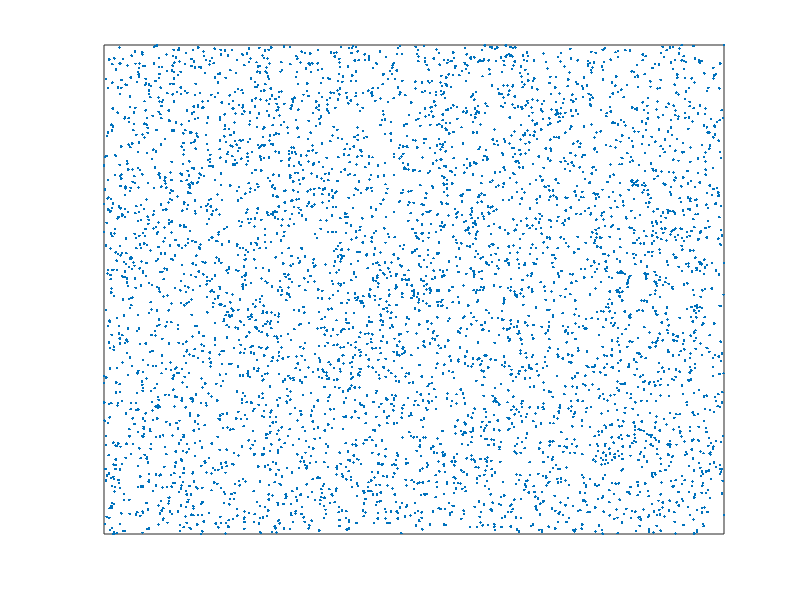

Recreate this plot in MATLAB. (Note: this script raises an error after producing the figure.)
%% RANDOM GRAPH PROCESS

%% Set up

close all
clear all
clc

% Set vars
sleep_time = 2;
n = 5000;
layout = 'rnd';
% Set cords

switch layout
    case 'circ'
        radius = 1;
        theta=linspace(0,360,n+1); theta(end)=[];
        x=radius*cosd(theta);
        y=radius*sind(theta);
        cords = [x;y];
        clear x y radius theta
    case 'rnd'
        cords = rand(2,n);
end

%% Generate a graph with no edges

figure;
A = false(n, n);
for i=1:n
    A(i,i) = true;
end
gplot(A, cords', '.-');
set(gca,'xtick',[])
set(gca,'ytick',[])

G = graph(A);
G.XData = cords(1,:)
G.YData = cords(2,:)

%% Add in edges and sleep and update
ix = [1 1 1];
while length(ix) > 1
    pause(sleep_time/100);
    % Select one edge that doesn't yet exist
    [ix, iy] = find(~A);                    % Select missing edges in A
    new_edge = randi([1 length(ix)]);       % Randomly select one edge
    A(ix(new_edge), iy(new_edge)) = true;   % Add edge into the grap
    A(iy(new_edge), ix(new_edge)) = true;
    % Update the figure
    gplot(A, cords', '.-');
    set(gca,'xtick',[])
    set(gca,'ytick',[])
end

%% Add edges, color is based on connected components
ix = [1 1 1];
while length(ix) > 1
    pause(sleep_time/100);
    % Select one edge that doesn't yet exist
    [ix, iy] = find(~A);                    % Select missing edges in A
    new_edge = randi([1 length(ix)]);       % Randomly select one edge
    % Select color
    if sum(A(ix(new_edge),:)) > 0

    end
    A(ix(new_edge), iy(new_edge)) = true;   % Add edge into the grap
    A(iy(new_edge), ix(new_edge)) = true;
    % Update the figure
    gplot(A, cords', '.-');
    set(gca,'xtick',[])
    set(gca,'ytick',[])
end

